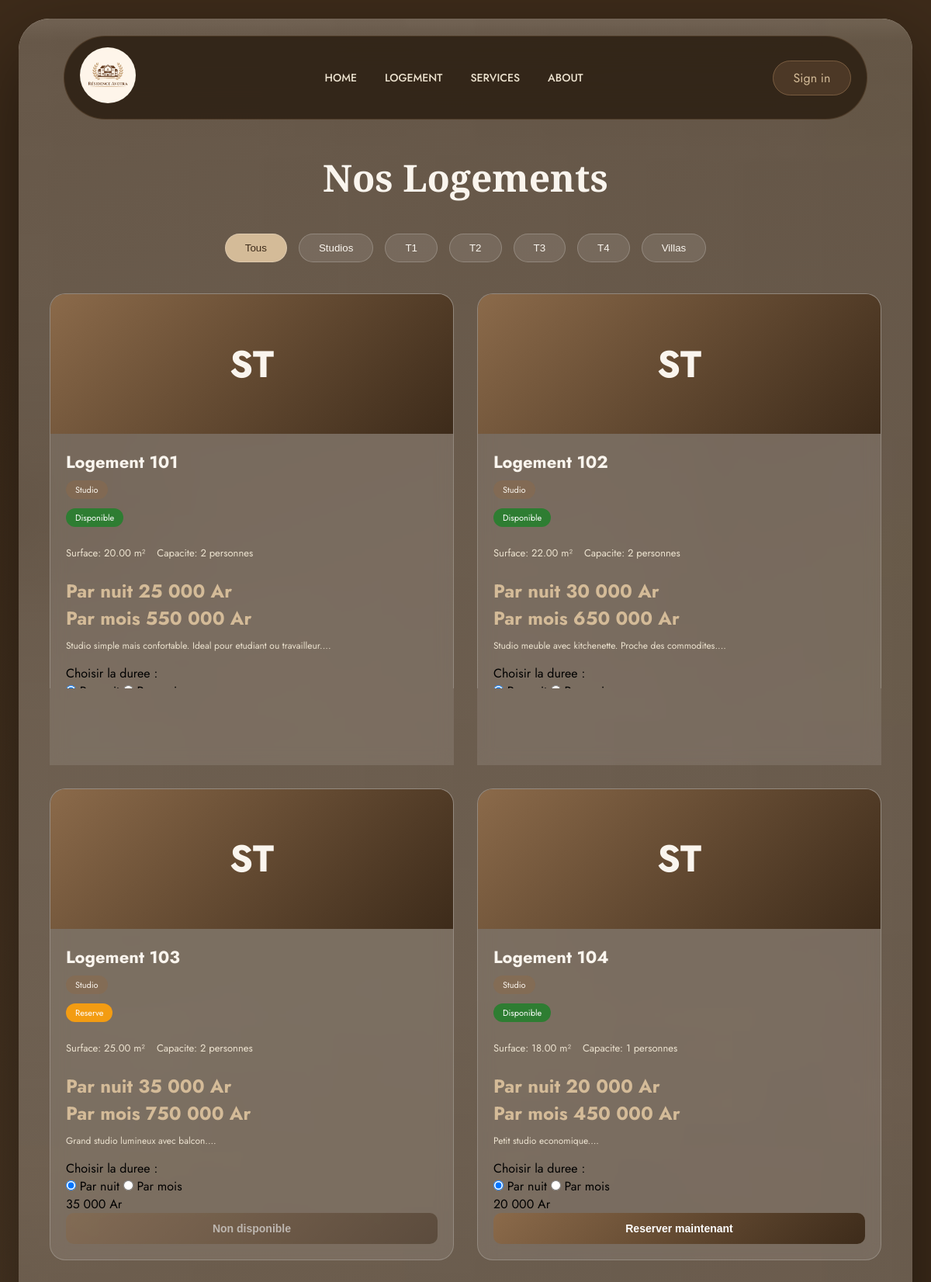
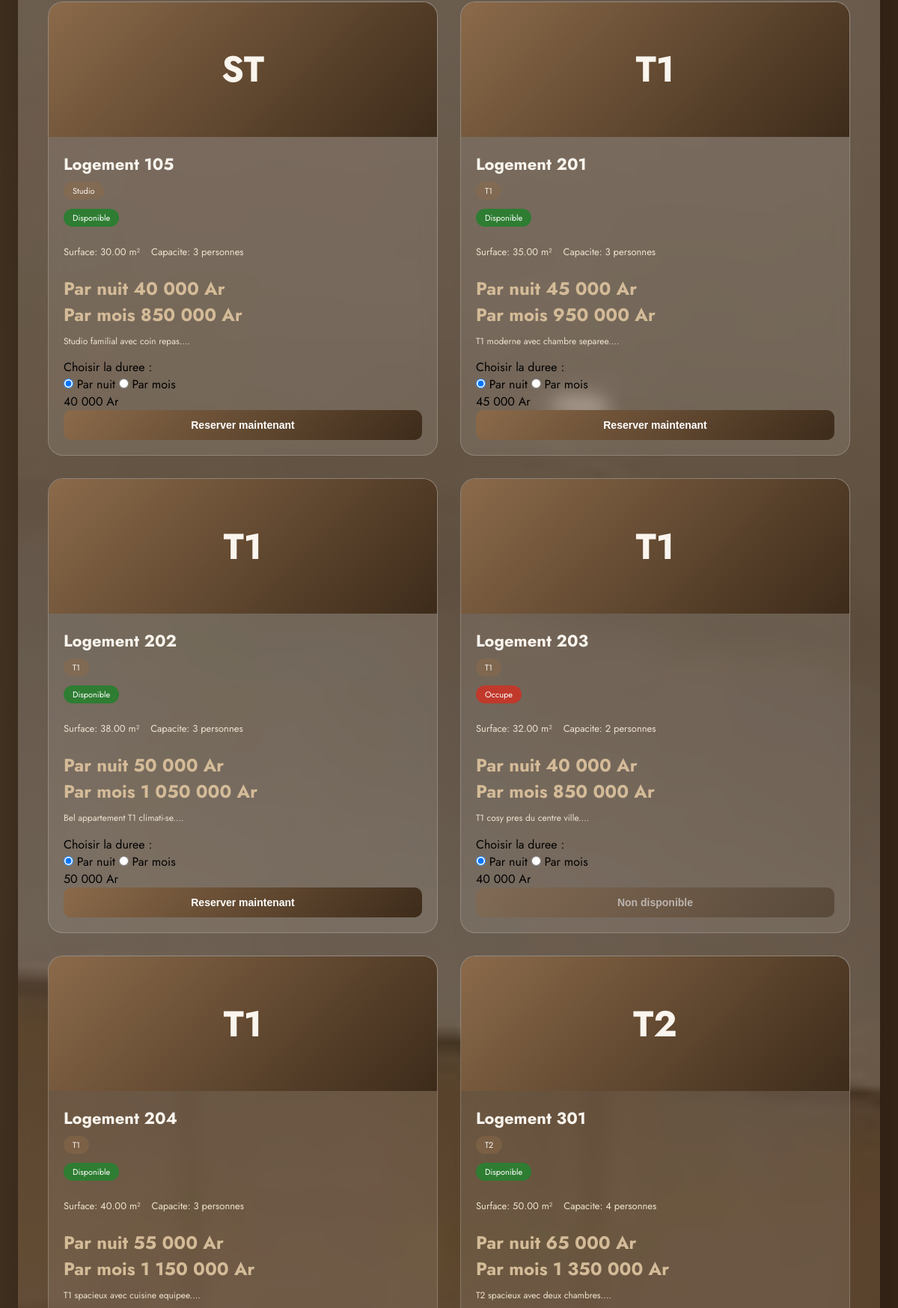
The page /Logement.php (upper part) on the database its author committed (2 pictures, top to bottom).
### tables this page shows
CREATE TABLE IF NOT EXISTS logement (
    id_logement INT AUTO_INCREMENT PRIMARY KEY,
    numero VARCHAR(10) NOT NULL UNIQUE,
    type ENUM('studio', 'T1', 'T2', 'T3', 'T4', 'villa') NOT NULL,
    superficie DECIMAL(8,2) NOT NULL,
    capacite_max INT NOT NULL,
    statut ENUM('disponible', 'occupe', 'reserve', 'en_maintenance') DEFAULT 'disponible',
    prix_nuit DECIMAL(10,2) NOT NULL,
    prix_mois DECIMAL(10,2) NOT NULL,
    description TEXT,
    created_at TIMESTAMP DEFAULT CURRENT_TIMESTAMP
);

### Logement.php (the view, shortened to what this page needs)
<?php
    require 'config.php';
    $estConnecte = isset($_SESSION['user_id']);
    $stmt = $pdo->query("SELECT * FROM logement ORDER BY id_logement");
    $logements = $stmt->fetchAll(PDO::FETCH_ASSOC);
?>
<!DOCTYPE html>
<html lang="fr">
    <head>
        <link rel="stylesheet" href="Logement.css">
    </head>
    <body>
        <section class="card">
            <header>
                <nav class="nav">
                    <div>
                        <img src="img/LogodeResidenceAvotra.png" alt="Residence Avotra">
                    </div>
                    <div class="nav-links">
                        <a href="Home.php">Home</a>
                        <a href="Logement.php">Logement</a>
                        <a href="Service.php">Services</a>
                        <a href="About.php">About</a>
                    </div>
                    <?php if($estConnecte): ?>
                        <div class="user-menu">
                            <div class="user-avatar">
                                <?php echo substr($_SESSION['prenom'], 0, 1); ?>
                            </div>
                            <div class="user-dropdown">
                                <span><?php echo htmlspecialchars($_SESSION['prenom'] . ' ' . $_SESSION['nom']); ?></span>
                                <a href="mon_profil.php">Mon profil</a>
                                <a href="mes_reservations.php">Mes reservations</a>
                                <a href="logout.php">Deconnexion</a>
                            </div>
                        </div>
                    <?php else: ?>
                        <div class="sign-in">
                            <a href="Login.php">Sign in</a>
                        </div>
                    <?php endif; ?>
                </nav>
            </header>
            <div class="logements-container">
                <h1 class="logements-title">Nos Logements</h1>
                <div class="filtres">
                    <button class="filtre-btn active" data-type="all">Tous</button>
                    <button class="filtre-btn" data-type="studio">Studios</button>
                    <button class="filtre-btn" data-type="T1">T1</button>
                    <button class="filtre-btn" data-type="T2">T2</button>
                    <button class="filtre-btn" data-type="T3">T3</button>
                    <button class="filtre-btn" data-type="T4">T4</button>
                    <button class="filtre-btn" data-type="villa">Villas</button>
                </div>
                <div class="logements-grid" id="logementsGrid">
                    <?php foreach($logements as $logement): ?>
                        <div class="logement-card" data-type="<?php echo $logement['type']; ?>">
                            <div class="logement-image">
                                <?php
                                $icons = [
                                    'studio' => 'ST',
                                    'T1' => 'T1',
                                    'T2' => 'T2',
                                    'T3' => 'T3',
                                    'T4' => 'T4',
                                    'villa' => 'VL'
                                ];
                                echo $icons[$logement['type']] ?? 'LO';
                                ?>
                            </div>
                            <div class="logement-info">
                                <div class="logement-numero">Logement <?php echo htmlspecialchars($logement['numero']); ?></div>
                                <div class="logement-type"><?php echo ucfirst($logement['type']); ?></div>
                                <?php
                                $statutClass = '';
                                $statutText = '';
                                switch($logement['statut']) {
                                    case 'disponible':
                                        $statutClass = 'statut-disponible';
                                        $statutText = 'Disponible';
                                        break;
                                    case 'occupe':
                                        $statutClass = 'statut-occupe';
                                        $statutText = 'Occupe';
                                        break;
                                    case 'reserve':
                                        $statutClass = 'statut-reserve';
                                        $statutText = 'Reserve';
                                        break;
                                }
                                ?>
                                <div class="logement-statut <?php echo $statutClass; ?>"><?php echo $statutText; ?></div>
                                <div class="logement-details">
                                    <div class="detail-item">Surface: <?php echo $logement['superficie']; ?> m²</div>
                                    <div class="detail-item">Capacite: <?php echo $logement['capacite_max']; ?> personnes</div>
                                </div>
                                <div class="logement-prix">
                                    <div class="prix-nuit">
                                        <span class="prix-label">Par nuit</span>
                                        <span class="prix-valeur"><?php echo number_format($logement['prix_nuit'], 0, ',', ' '); ?> Ar</span>
                                    </div>
                                    <div class="prix-mois">
                                        <span class="prix-label">Par mois</span>
                                        <span class="prix-valeur"><?php echo number_format($logement['prix_mois'], 0, ',', ' '); ?> Ar</span>
                                    </div>
                                </div>
                                <div class="logement-description">
                                    <?php echo htmlspecialchars(substr($logement['description'], 0, 100)) . '...'; ?>
                                </div>
                                <div class="duree-container">
                                    <label class="duree-label">Choisir la duree :</label>
                                    <div class="duree-options">
                                        <label class="duree-option">
                                            <input type="radio" name="duree_<?php echo $logement['id_logement']; ?>" value="nuit" class="duree-radio" data-prix="<?php echo $logement['prix_nuit']; ?>" data-id="<?php echo $logement['id_logement']; ?>" checked>
                                            <span>Par nuit</span>
                                        </label>
                                        <label class="duree-option">
                                            <input type="radio" name="duree_<?php echo $logement['id_logement']; ?>" value="mois" class="duree-radio" data-prix="<?php echo $logement['prix_mois']; ?>" data-id="<?php echo $logement['id_logement']; ?>">
                                            <span>Par mois</span>
                                        </label>
                                    </div>
                                </div>
                                <div class="prix-affiche" id="prix_affiche_<?php echo $logement['id_logement']; ?>">
                                    <?php echo number_format($logement['prix_nuit'], 0, ',', ' '); ?> Ar
                                </div>
                                <button class="btn-reserver"
                                        onclick="reserver(<?php echo $logement['id_logement']; ?>)"
                                        <?php echo ($logement['statut'] !== 'disponible') ? 'disabled' : ''; ?>>
                                    <?php echo ($logement['statut'] === 'disponible') ? 'Reserver maintenant' : 'Non disponible'; ?>
                                </button>
                            </div>
                        </div>
                    <?php endforeach; ?>
                </div>
            </div>
        </section>
    </body>
</html>

### rows shown on the page
logement: type "ST", numero "101", type "Studio", statut "Disponible", superficie "20.00", capacite_max "2", prix_nuit "25 000", prix_mois "550 000", description "Studio simple mais confortable. Ideal pour etudiant ou travailleur."
logement: type "ST", numero "102", type "Studio", statut "Disponible", superficie "22.00", capacite_max "2", prix_nuit "30 000", prix_mois "650 000", description "Studio meuble avec kitchenette. Proche des commodites."
logement: type "ST", numero "103", type "Studio", statut "Reserve", superficie "25.00", capacite_max "2", prix_nuit "35 000", prix_mois "750 000", description "Grand studio lumineux avec balcon.", shows "Non disponible"
logement: type "ST", numero "104", type "Studio", statut "Disponible", superficie "18.00", capacite_max "1", prix_nuit "20 000", prix_mois "450 000", description "Petit studio economique.", shows "Reserver maintenant"
logement: type "ST", numero "105", type "Studio", statut "Disponible", superficie "30.00", capacite_max "3", prix_nuit "40 000", prix_mois "850 000", description "Studio familial avec coin repas.", shows "Reserver maintenant"
logement: type "T1", numero "201", statut "Disponible", superficie "35.00", capacite_max "3", prix_nuit "45 000", prix_mois "950 000", description "T1 moderne avec chambre separee.", shows "Reserver maintenant"
logement: type "T1", numero "202", statut "Disponible", superficie "38.00", capacite_max "3", prix_nuit "50 000", prix_mois "1 050 000", description "Bel appartement T1 climati-se.", shows "Reserver maintenant"
logement: type "T1", numero "203", statut "Occupe", superficie "32.00", capacite_max "2", prix_nuit "40 000", prix_mois "850 000", description "T1 cosy pres du centre ville.", shows "Non disponible"
logement: type "T1", numero "204", statut "Disponible", superficie "40.00", capacite_max "3", prix_nuit "55 000", prix_mois "1 150 000", description "T1 spacieux avec cuisine equipee."
logement: type "T2", numero "301", statut "Disponible", superficie "50.00", capacite_max "4", prix_nuit "65 000", prix_mois "1 350 000", description "T2 spacieux avec deux chambres."
